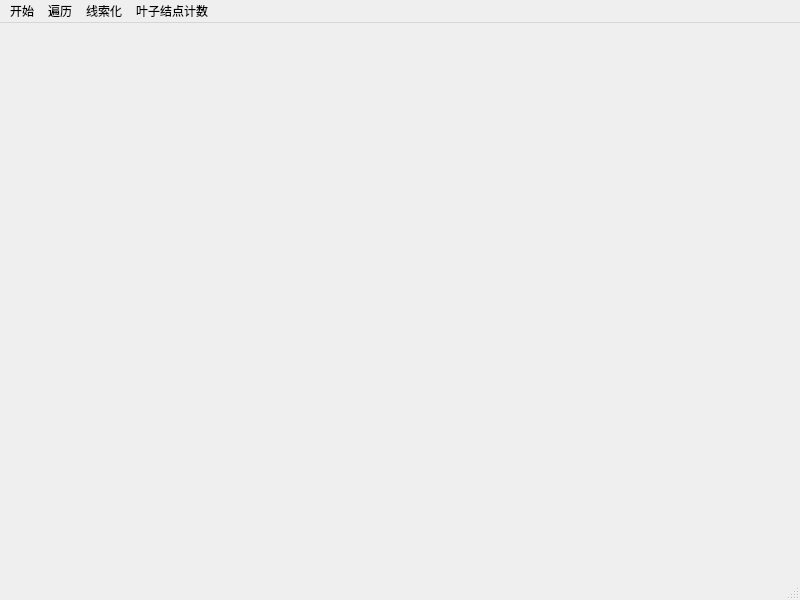
<?xml version="1.0" encoding="UTF-8"?>
<ui version="4.0">
 <class>BitTreeMainWindow</class>
 <widget class="QMainWindow" name="BitTreeMainWindow">
  <property name="geometry">
   <rect>
    <x>0</x>
    <y>0</y>
    <width>800</width>
    <height>600</height>
   </rect>
  </property>
  <property name="windowTitle">
   <string>BitTreeMainWindow</string>
  </property>
  <widget class="QWidget" name="centralwidget"/>
  <widget class="QMenuBar" name="menubar">
   <property name="geometry">
    <rect>
     <x>0</x>
     <y>0</y>
     <width>800</width>
     <height>23</height>
    </rect>
   </property>
   <widget class="QMenu" name="menu">
    <property name="title">
     <string>开始</string>
    </property>
    <addaction name="actionclear"/>
    <addaction name="actionquit"/>
   </widget>
   <widget class="QMenu" name="menu_2">
    <property name="title">
     <string>遍历</string>
    </property>
    <addaction name="actionpre"/>
    <addaction name="actionmid"/>
    <addaction name="actionpro"/>
   </widget>
   <widget class="QMenu" name="menu_3">
    <property name="title">
     <string>线索化</string>
    </property>
    <addaction name="actionpre_2"/>
    <addaction name="actionmid_2"/>
    <addaction name="actionpro_2"/>
    <addaction name="actionclear_2"/>
   </widget>
   <widget class="QMenu" name="menu_4">
    <property name="title">
     <string>叶子结点计数</string>
    </property>
    <addaction name="actioncal"/>
   </widget>
   <addaction name="menu"/>
   <addaction name="menu_2"/>
   <addaction name="menu_3"/>
   <addaction name="menu_4"/>
  </widget>
  <widget class="QStatusBar" name="statusbar"/>
  <action name="actionquit">
   <property name="text">
    <string>退出</string>
   </property>
  </action>
  <action name="actionclear">
   <property name="text">
    <string>清空二叉树</string>
   </property>
  </action>
  <action name="actionpre">
   <property name="text">
    <string>先序遍历</string>
   </property>
  </action>
  <action name="actionmid">
   <property name="text">
    <string>中序遍历</string>
   </property>
  </action>
  <action name="actionpro">
   <property name="text">
    <string>后序遍历</string>
   </property>
  </action>
  <action name="actionpre_2">
   <property name="text">
    <string>先序线索化</string>
   </property>
  </action>
  <action name="actionmid_2">
   <property name="text">
    <string>中序线索化</string>
   </property>
  </action>
  <action name="actionpro_2">
   <property name="text">
    <string>后序线索化</string>
   </property>
  </action>
  <action name="actionclear_2">
   <property name="text">
    <string>取消线索化</string>
   </property>
  </action>
  <action name="actioncal">
   <property name="text">
    <string>叶子结点计数</string>
   </property>
  </action>
 </widget>
 <resources/>
 <connections/>
</ui>
